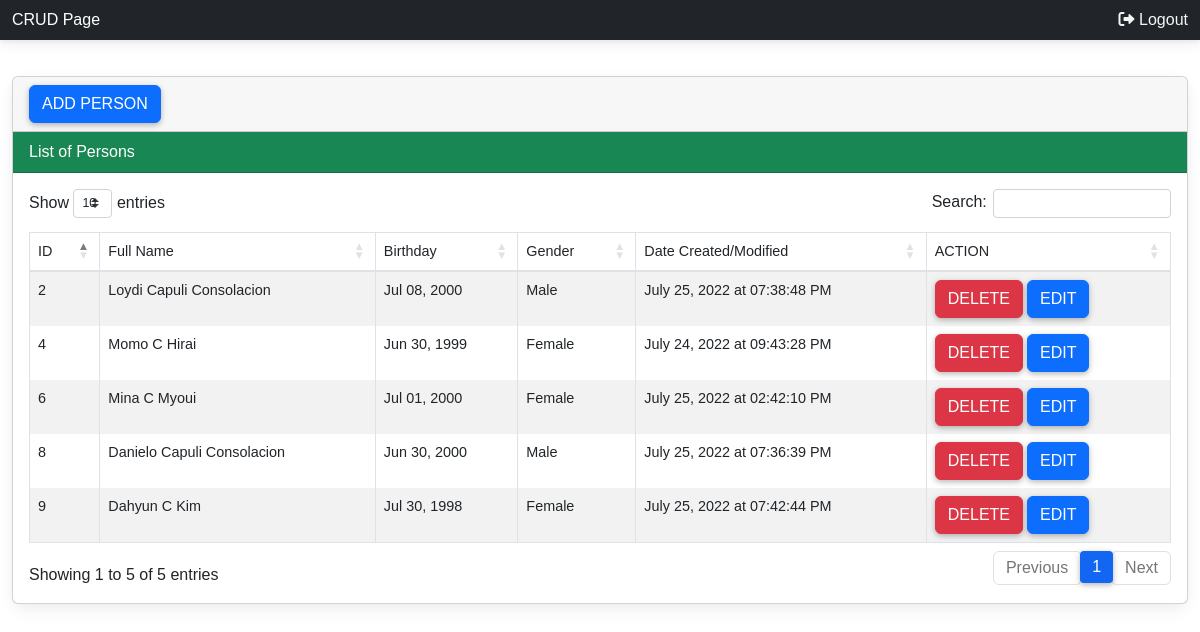
/CRUD-page/view.php (signed in), run on the app's committed database.
### tables this page shows
CREATE TABLE `tbl_persons` (
  `id` int(10) NOT NULL AUTO_INCREMENT,
  `fname` varchar(100) DEFAULT NULL,
  `mname` varchar(100) DEFAULT NULL,
  `lname` varchar(100) DEFAULT NULL,
  `bday` varchar(100) DEFAULT NULL,
  `gender` varchar(10) DEFAULT NULL,
  `date_added_modified` varchar(100) DEFAULT NULL,
  PRIMARY KEY (`id`)
);

### CRUD-page/view.php (the view, shortened to what this page needs)
<?php require 'includes/session.php'; ?>
<!DOCTYPE html>
<html lang="en">
<head>
    <?php require '../includes/css-links.php'; ?>
</head>
<body>
    <nav class="navbar navbar-sticky-top bg-dark">
        <div class="container-fluid">
            <ul class="navbar-nav">
                <span class="text-white">CRUD Page</span>
            </ul>
            <ul class="navbar-nav auto">
                <li class="nav-item">
                    <a class="logout" href="includes/logout.php">
                    <i class="fas fa-sign-out-alt"></i> Logout
                    </a>
                </li>
            </ul>
        </div>
    </nav>
    <section class="content">
        <div class="container-fluid">
            <div class="row">
                <div class="col-12">
                    <div class="card">
                        <div class="card-header">
                            <button type="button" class="btn btn-primary" data-bs-toggle="modal" data-bs-target="#createModal">
                                Add Person
                            </button>
                        </div>
                        <div class="card-header bg-success">
                            <h class="text-white">List of Persons</h>
                        </div>
                        <div class="card-body">
                        <table id="tbl_persons" class="table table-striped table-bordered" style="width: 100%">
                            <thead>
                                <tr>
                                    <th>ID</th>
                                    <th>Full Name</th>
                                    <th>Birthday</th>
                                    <th>Gender</th>
                                    <th>Date Created/Modified</th>
                                    <th>ACTION</th>
                                </tr>
                            </thead>
                            <tbody>
                                <?php
                                $sql = "SELECT * FROM tbl_persons";
                                $query = $conn->prepare($sql);
                                $query->execute();
                                $results = $query->fetchAll(PDO::FETCH_OBJ);
                                if($query->rowCount() > 0) {
                                    foreach($results as $res) {
                                ?>
                                <tr>
                                    <td><?php echo htmlentities($res->id);?></td>
                                    <td><?php echo htmlentities($res->fname)." ".($res->mname)." ".($res->lname);?></td>
                                    <td><?php echo date("M d, Y", strtotime($res->bday));?></td>
                                    <td><?php echo htmlentities($res->gender);?></td>
                                    <td><?php echo htmlentities($res->date_added_modified);?></td>
                                    <td>
                                        <a href="delete.php?person_id=<?php echo $res->id?>" class="btn btn-danger">Delete</a>
                                        <button type="button" class="btn btn-primary" data-bs-toggle="modal" data-bs-target="#updateModal<?php echo $res->id;?>">
                                            Edit
                                        </button>
                                    </td>
                                </tr>
                                <?php
                                    }
                                }
                                ?>
                            </tbody>
                        </table>
                    </div>
                </div>
            </div>
        </div>
    </div>
</section>
</body>
</html>

### includes/css-links.php (shortened to what this page needs)
<link rel="stylesheet" href="https://cdnjs.cloudflare.com/ajax/libs/twitter-bootstrap/4.5.2/css/bootstrap.css">
<link rel="stylesheet" href="https://cdn.datatables.net/1.12.1/css/dataTables.bootstrap4.min.css">
<link rel="stylesheet" href="https://cdnjs.cloudflare.com/ajax/libs/font-awesome/6.0.0/css/all.min.css" />
<link rel="stylesheet" href="https://cdn.jsdelivr.net/npm/@fortawesome/fontawesome-free@6.1.1/css/fontawesome.min.css">
<link rel="stylesheet" href="./bootstrap/css/mdb.min.css" />
<link href="https://cdn.jsdelivr.net/npm/bootstrap@5.2.0/dist/css/bootstrap.min.css" rel="stylesheet">

### CRUD-page/view.php (style rules this page uses)
body { font-family: Arial, Helvetica, sans-serif; }
.logout { text-decoration: none; color: whitesmoke; }

### data on the page
tbl_persons: id "2", fname "Loydi", mname "Capuli", lname "Consolacion", bday "Jul 08, 2000", gender "Male", date_added_modified "July 25, 2022 at 07:38:48 PM"
tbl_persons: id "4", fname "Momo", mname "C", lname "Hirai", bday "Jun 30, 1999", gender "Female", date_added_modified "July 24, 2022 at 09:43:28 PM"
tbl_persons: id "6", fname "Mina", mname "C", lname "Myoui", bday "Jul 01, 2000", gender "Female", date_added_modified "July 25, 2022 at 02:42:10 PM"
tbl_persons: id "8", fname "Danielo", mname "Capuli", lname "Consolacion", bday "Jun 30, 2000", gender "Male", date_added_modified "July 25, 2022 at 07:36:39 PM"
tbl_persons: id "9", fname "Dahyun", mname "C", lname "Kim", bday "Jul 30, 1998", gender "Female", date_added_modified "July 25, 2022 at 07:42:44 PM"
